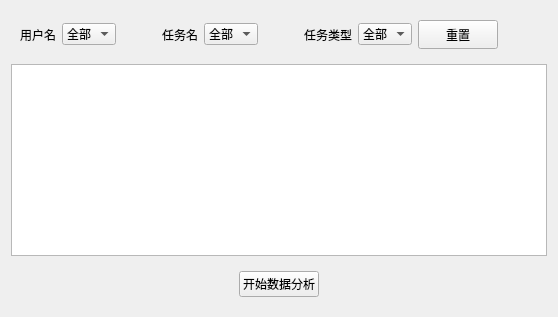
                <widget class="QWidget" name="tab_6">
                 <attribute name="title">
                  <string>历史主观数据</string>
                 </attribute>
                 <layout class="QVBoxLayout" name="verticalLayout_15">
                  <item>
                   <widget class="QWidget" name="widget_23" native="true">
                    <property name="sizePolicy">
                     <sizepolicy hsizetype="Preferred" vsizetype="Fixed">
                      <horstretch>0</horstretch>
                      <verstretch>0</verstretch>
                     </sizepolicy>
                    </property>
                    <layout class="QHBoxLayout" name="horizontalLayout_21">
                     <item>
                      <widget class="QLabel" name="label_49">
                       <property name="text">
                        <string>用户名</string>
                       </property>
                      </widget>
                     </item>
                     <item>
                      <widget class="QComboBox" name="comboBox_7">
                       <item>
                        <property name="text">
                         <string>全部</string>
                        </property>
                       </item>
                      </widget>
                     </item>
                     <item>
                      <spacer name="horizontalSpacer_24">
                       <property name="orientation">
                        <enum>Qt::Orientation::Horizontal</enum>
                       </property>
                       <property name="sizeHint" stdset="0">
                        <size>
                         <width>40</width>
                         <height>20</height>
                        </size>
                       </property>
                      </spacer>
                     </item>
                     <item>
                      <widget class="QLabel" name="label_50">
                       <property name="text">
                        <string>任务名</string>
                       </property>
                      </widget>
                     </item>
                     <item>
                      <widget class="QComboBox" name="comboBox_8">
                       <item>
                        <property name="text">
                         <string>全部</string>
                        </property>
                       </item>
                      </widget>
                     </item>
                     <item>
                      <spacer name="horizontalSpacer_25">
                       <property name="orientation">
                        <enum>Qt::Orientation::Horizontal</enum>
                       </property>
                       <property name="sizeHint" stdset="0">
                        <size>
                         <width>40</width>
                         <height>20</height>
                        </size>
                       </property>
                      </spacer>
                     </item>
                     <item>
                      <widget class="QLabel" name="label_51">
                       <property name="text">
                        <string>任务类型</string>
                       </property>
                      </widget>
                     </item>
                     <item>
                      <widget class="QComboBox" name="comboBox_9">
                       <item>
                        <property name="text">
                         <string>全部</string>
                        </property>
                       </item>
                      </widget>
                     </item>
                     <item>
                      <widget class="QPushButton" name="pushButton_23">
                       <property name="minimumSize">
                        <size>
                         <width>0</width>
                         <height>29</height>
                        </size>
                       </property>
                       <property name="text">
                        <string>重置</string>
                       </property>
                      </widget>
                     </item>
                     <item>
                      <spacer name="horizontalSpacer_29">
                       <property name="orientation">
                        <enum>Qt::Orientation::Horizontal</enum>
                       </property>
                       <property name="sizeHint" stdset="0">
                        <size>
                         <width>40</width>
                         <height>20</height>
                        </size>
                       </property>
                      </spacer>
                     </item>
                    </layout>
                   </widget>
                  </item>
                  <item>
                   <widget class="QTableView" name="tableView_3"/>
                  </item>
                  <item>
                   <widget class="QWidget" name="widget_26" native="true">
                    <property name="sizePolicy">
                     <sizepolicy hsizetype="Preferred" vsizetype="Fixed">
                      <horstretch>0</horstretch>
                      <verstretch>0</verstretch>
                     </sizepolicy>
                    </property>
                    <layout class="QHBoxLayout" name="horizontalLayout_22">
                     <item>
                      <spacer name="horizontalSpacer_30">
                       <property name="orientation">
                        <enum>Qt::Orientation::Horizontal</enum>
                       </property>
                       <property name="sizeHint" stdset="0">
                        <size>
                         <width>40</width>
                         <height>20</height>
                        </size>
                       </property>
                      </spacer>
                     </item>
                     <item>
                      <widget class="QPushButton" name="analyze">
                       <property name="text">
                        <string>开始数据分析</string>
                       </property>
                      </widget>
                     </item>
                     <item>
                      <spacer name="horizontalSpacer_31">
                       <property name="orientation">
                        <enum>Qt::Orientation::Horizontal</enum>
                       </property>
                       <property name="sizeHint" stdset="0">
                        <size>
                         <width>40</width>
                         <height>20</height>
                        </size>
                       </property>
                      </spacer>
                     </item>
                    </layout>
                   </widget>
                  </item>
                 </layout>
                </widget>
